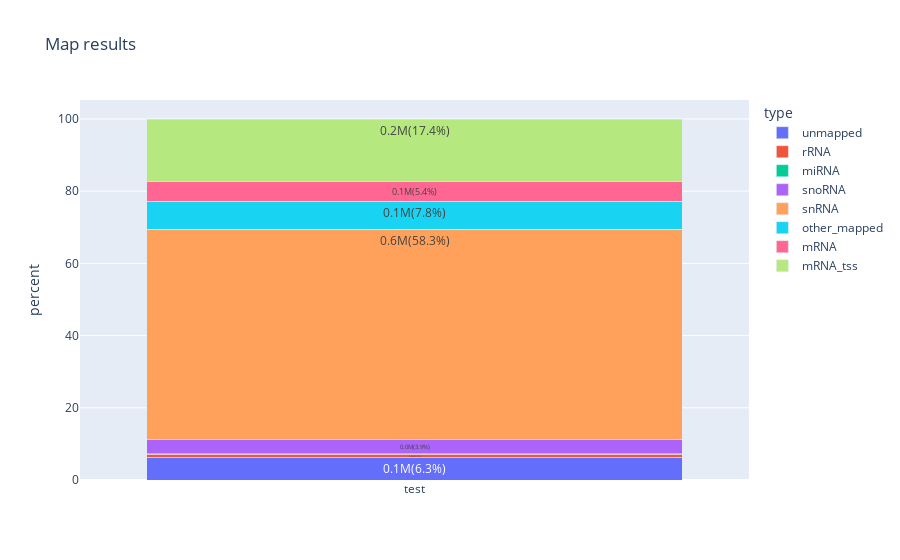

Write notebook code for a chart like this one.
### Code cell
fig = px.bar(
    map_rrna_per,
    x="sample",
    y="percent",
    color="type",
    barmode="stack",
    title="Map results",
    labels={"sample": ""},
    text="count",
)
fig.show()

### Figure 1 — Plotly figure (JSON) as saved in the notebook; plotly's stock layout.template omitted (floating-point values rounded to 4 significant figures)
{"data": [{"alignmentgroup": "True", "hovertemplate": "type=unmapped<br>=%{x}<br>percent=%{y}<br>count=%{text}<extra></extra>", "legendgroup": "unmapped", "marker": {"color": "#636efa", "pattern": {"shape": ""}}, "name": "unmapped", "offsetgroup": "unmapped", "orientation": "v", "showlegend": true, "text": ["0.1M(6.3%)"], "textposition": "auto", "type": "bar", "x": ["test"], "xaxis": "x", "y": [6.3], "yaxis": "y"}, {"alignmentgroup": "True", "hovertemplate": "type=rRNA<br>=%{x}<br>percent=%{y}<br>count=%{text}<extra></extra>", "legendgroup": "rRNA", "marker": {"color": "#EF553B", "pattern": {"shape": ""}}, "name": "rRNA", "offsetgroup": "rRNA", "orientation": "v", "showlegend": true, "text": ["0.0M(0.9%)"], "textposition": "auto", "type": "bar", "x": ["test"], "xaxis": "x", "y": [0.88], "yaxis": "y"}, {"alignmentgroup": "True", "hovertemplate": "type=miRNA<br>=%{x}<br>percent=%{y}<br>count=%{text}<extra></extra>", "legendgroup": "miRNA", "marker": {"color": "#00cc96", "pattern": {"shape": ""}}, "name": "miRNA", "offsetgroup": "miRNA", "orientation": "v", "showlegend": true, "text": ["0.0M(0.1%)"], "textposition": "auto", "type": "bar", "x": ["test"], "xaxis": "x", "y": [0.12], "yaxis": "y"}, {"alignmentgroup": "True", "hovertemplate": "type=snoRNA<br>=%{x}<br>percent=%{y}<br>count=%{text}<extra></extra>", "legendgroup": "snoRNA", "marker": {"color": "#ab63fa", "pattern": {"shape": ""}}, "name": "snoRNA", "offsetgroup": "snoRNA", "orientation": "v", "showlegend": true, "text": ["0.0M(3.9%)"], "textposition": "auto", "type": "bar", "x": ["test"], "xaxis": "x", "y": [3.93], "yaxis": "y"}, {"alignmentgroup": "True", "hovertemplate": "type=snRNA<br>=%{x}<br>percent=%{y}<br>count=%{text}<extra></extra>", "legendgroup": "snRNA", "marker": {"color": "#FFA15A", "pattern": {"shape": ""}}, "name": "snRNA", "offsetgroup": "snRNA", "orientation": "v", "showlegend": true, "text": ["0.6M(58.3%)"], "textposition": "auto", "type": "bar", "x": ["test"], "xaxis": "x", "y": [58.27], "yaxis": "y"}, {"alignmentgroup": "True", "hovertemplate": "type=other_mapped<br>=%{x}<br>percent=%{y}<br>count=%{text}<extra></extra>", "legendgroup": "other_mapped", "marker": {"color": "#19d3f3", "pattern": {"shape": ""}}, "name": "other_mapped", "offsetgroup": "other_mapped", "orientation": "v", "showlegend": true, "text": ["0.1M(7.8%)"], "textposition": "auto", "type": "bar", "x": ["test"], "xaxis": "x", "y": [7.75], "yaxis": "y"}, {"alignmentgroup": "True", "hovertemplate": "type=mRNA<br>=%{x}<br>percent=%{y}<br>count=%{text}<extra></extra>", "legendgroup": "mRNA", "marker": {"color": "#FF6692", "pattern": {"shape": ""}}, "name": "mRNA", "offsetgroup": "mRNA", "orientation": "v", "showlegend": true, "text": ["0.1M(5.4%)"], "textposition": "auto", "type": "bar", "x": ["test"], "xaxis": "x", "y": [5.38], "yaxis": "y"}, {"alignmentgroup": "True", "hovertemplate": "type=mRNA_tss<br>=%{x}<br>percent=%{y}<br>count=%{text}<extra></extra>", "legendgroup": "mRNA_tss", "marker": {"color": "#B6E880", "pattern": {"shape": ""}}, "name": "mRNA_tss", "offsetgroup": "mRNA_tss", "orientation": "v", "showlegend": true, "text": ["0.2M(17.4%)"], "textposition": "auto", "type": "bar", "x": ["test"], "xaxis": "x", "y": [17.36], "yaxis": "y"}], "layout": {"barmode": "stack", "legend": {"title": {"text": "type"}, "tracegroupgap": 0}, "title": {"text": "Map results"}, "xaxis": {"anchor": "y", "domain": [0, 1], "title": {"text": ""}}, "yaxis": {"anchor": "x", "domain": [0, 1], "title": {"text": "percent"}}}}
